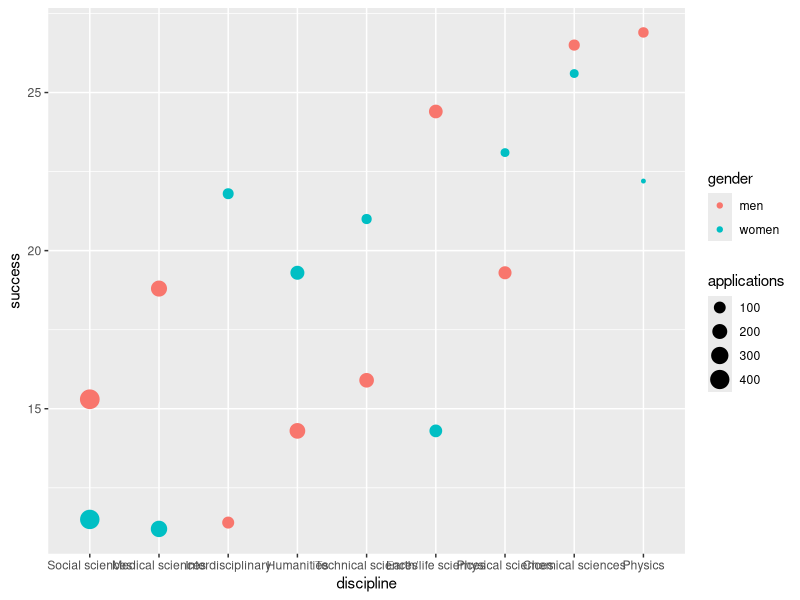
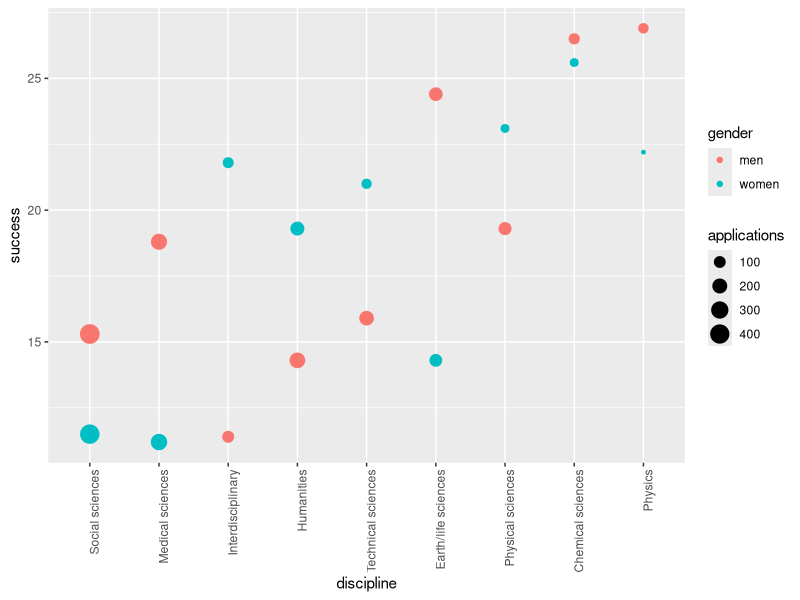

These figures' R source, in order:
library(tibble)
library(tidyverse)
library(broom)
library(dslabs)
data("research_funding_rates")
research_funding_rates


#Q1
two_by_two_table <- tibble(gender = c('men', 'women'), awarded = c(sum(research_funding_rates$awards_men), sum(research_funding_rates$awards_women)), 
       not_awarded = c(sum(research_funding_rates$applications_men) - sum(research_funding_rates$awards_men), sum(research_funding_rates$applications_women) - sum(research_funding_rates$awards_women)))

#HarvardX solution:
two_by_two <- research_funding_rates %>% 
  select(-discipline) %>% 
  summarize_all(funs(sum)) %>%
  summarize(yes_men = awards_men, 
            no_men = applications_men - awards_men, 
            yes_women = awards_women, 
            no_women = applications_women - awards_women) %>%
  gather %>%
  separate(key, c("awarded", "gender")) %>%
  spread(gender, value)
two_by_two

#Q2
two_by_two$men[2]/sum(two_by_two$men) * 100
two_by_two$women[2]/sum(two_by_two$women) * 100
    

#Harvards solution:
two_by_two %>% 
  mutate(men = round(men/sum(men)*100, 1), women = round(women/sum(women)*100, 1)) %>%
  filter(awarded == "yes") %>%
  pull(men)
two_by_two %>% 
  mutate(men = round(men/sum(men)*100, 1), women = round(women/sum(women)*100, 1)) %>%
  filter(awarded == "yes") %>%
  pull(women)

#Q3
chisq_test <- two_by_two %>% select(-awarded) %>% chisq.test()
chisq_test
tidy(chisq_test)

#or
two_by_two %>% select(-awarded) %>% chisq.test() %>% tidy() %>% pull(p.value)


#Q4
dat <- research_funding_rates %>% 
  mutate(discipline = reorder(discipline, success_rates_total)) %>%
  rename(success_total = success_rates_total,
         success_men = success_rates_men,
         success_women = success_rates_women) %>%
  gather(key, value, -discipline) %>%
  separate(key, c("type", "gender")) %>%
  spread(type, value) %>%
  filter(gender != "total")
dat


dat %>% ggplot(aes(x = discipline, y = success, color = gender, size = applications)) + 
  geom_point()


#Harvards solution

dat %>% 
  ggplot(aes(discipline, success, size = applications, color = gender)) + 
  theme(axis.text.x = element_text(angle = 90, hjust = 1)) +
  geom_point()
